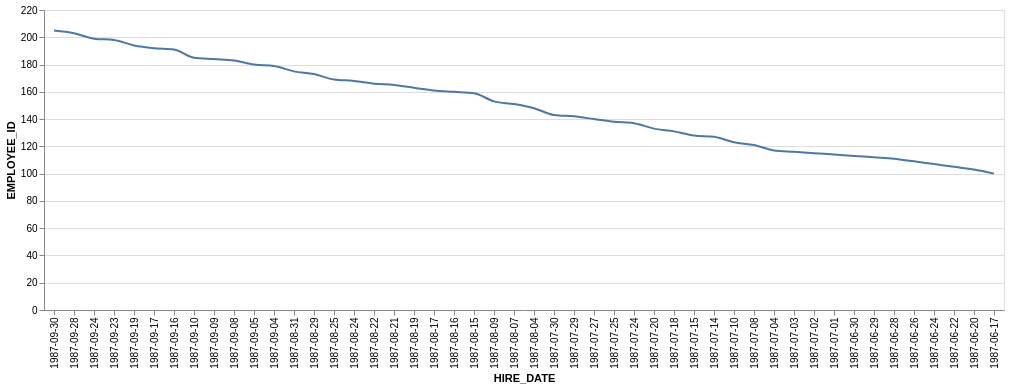

Express this chart as Vega-Lite.
### Vega-Lite specification from a JSON file in a GitHub repository (floating-point values rounded to 4 significant figures)
{"data": {"values": [{"x_data": "1987-09-30", "y_data": 205}, {"x_data": "1987-09-28", "y_data": 203}, {"x_data": "1987-09-24", "y_data": 199}, {"x_data": "1987-09-23", "y_data": 198}, {"x_data": "1987-09-19", "y_data": 194}, {"x_data": "1987-09-17", "y_data": 192}, {"x_data": "1987-09-16", "y_data": 191}, {"x_data": "1987-09-10", "y_data": 185}, {"x_data": "1987-09-09", "y_data": 184}, {"x_data": "1987-09-08", "y_data": 183}, {"x_data": "1987-09-05", "y_data": 180}, {"x_data": "1987-09-04", "y_data": 179}, {"x_data": "1987-08-31", "y_data": 175}, {"x_data": "1987-08-29", "y_data": 173}, {"x_data": "1987-08-25", "y_data": 169}, {"x_data": "1987-08-24", "y_data": 168}, {"x_data": "1987-08-22", "y_data": 166}, {"x_data": "1987-08-21", "y_data": 165}, {"x_data": "1987-08-19", "y_data": 163}, {"x_data": "1987-08-17", "y_data": 161}, {"x_data": "1987-08-16", "y_data": 160}, {"x_data": "1987-08-15", "y_data": 159}, {"x_data": "1987-08-09", "y_data": 153}, {"x_data": "1987-08-07", "y_data": 151}, {"x_data": "1987-08-04", "y_data": 148}, {"x_data": "1987-07-30", "y_data": 143}, {"x_data": "1987-07-29", "y_data": 142}, {"x_data": "1987-07-27", "y_data": 140}, {"x_data": "1987-07-25", "y_data": 138}, {"x_data": "1987-07-24", "y_data": 137}, {"x_data": "1987-07-20", "y_data": 133}, {"x_data": "1987-07-18", "y_data": 131}, {"x_data": "1987-07-15", "y_data": 128}, {"x_data": "1987-07-14", "y_data": 127}, {"x_data": "1987-07-10", "y_data": 123}, {"x_data": "1987-07-08", "y_data": 121}, {"x_data": "1987-07-04", "y_data": 117}, {"x_data": "1987-07-03", "y_data": 116}, {"x_data": "1987-07-02", "y_data": 115}, {"x_data": "1987-07-01", "y_data": 114}, {"x_data": "1987-06-30", "y_data": 113}, {"x_data": "1987-06-29", "y_data": 112}, {"x_data": "1987-06-28", "y_data": 111}, {"x_data": "1987-06-26", "y_data": 109}, {"x_data": "1987-06-24", "y_data": 107}, {"x_data": "1987-06-22", "y_data": 105}, {"x_data": "1987-06-20", "y_data": 103}, {"x_data": "1987-06-17", "y_data": 100}]}, "mark": {"type": "line", "interpolate": "monotone"}, "encoding": {"x": {"field": "x_data", "type": "nominal", "title": "HIRE_DATE", "sort": "descending"}, "y": {"field": "y_data", "type": "quantitative", "title": "EMPLOYEE_ID"}}}
